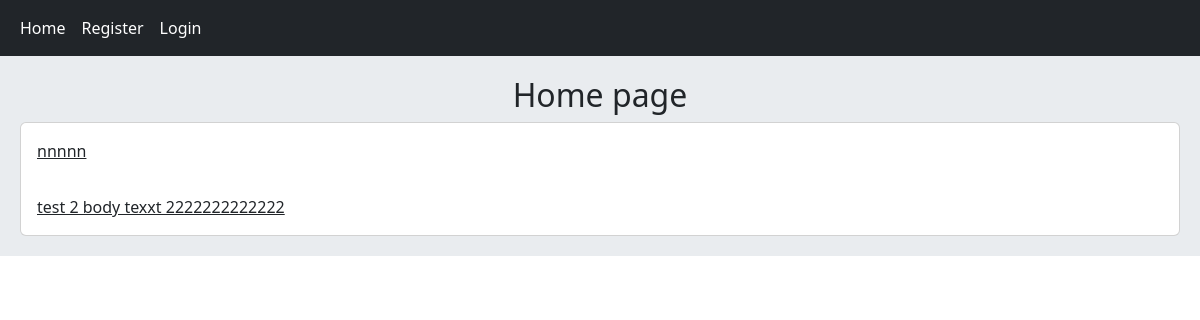
/, run on an earlier commit of the app's database.
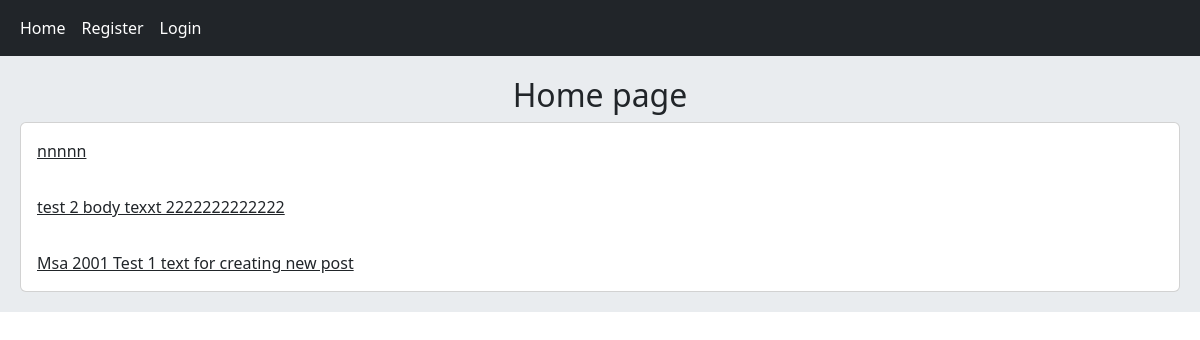
And on a later commit of the database.
### home/models.py (models this page shows, shortened)
class Post(models.Model):
    user = models.ForeignKey(User, on_delete=models.CASCADE)
    title = models.CharField(max_length=50)
    body = models.TextField(max_length=1000)
    slug = models.SlugField()
    created = models.DateTimeField(auto_now_add=True)
    updated = models.DateTimeField(auto_now=True)
    def get_absolute_url(self):
        return reverse('home:post_detail', args=[self.id, self.slug])

### home/views.py (the view)
# urls.py: path('', views.HomeView.as_view(), name='home'),
class HomeView(View):
    def get(self, request):
        posts = Post.objects.all()
        return render(request, 'home/index.html', {'posts': posts})

### home/templates/home/index.html
{% extends 'base.html' %}
{% block content %}
    <h2 class="text-center">Home page</h2>
    <div class="card">
    {% for post in posts %}
        <a class="card-body" href="{{ post.get_absolute_url }}">{{ post.body|truncatewords:10 }}</a>
    {% endfor %}
    </div>
{% endblock %}

### templates/base.html (shortened to what this page needs)
<!DOCTYPE html>
<html lang="en">
<head>
    <link href="https://cdn.jsdelivr.net/npm/bootstrap@5.2.2/dist/css/bootstrap.min.css" rel="stylesheet"
>
</head>
<body>
{% include 'includes/navbar.html' %}
<div class="jumbotron">
    {% block content %}
    {% endblock %}
</div>
</body>
</html>

### templates/includes/navbar.html
<nav class="navbar navbar-expand-lg navbar-dark bg-dark">
    <div class="container-fluid">
        <div class="navbar-nav">
            <a class="nav-link active" href="{% url 'home:home' %}">Home</a>
            {% if request.user.is_authenticated %}
                <a class="nav-link active" href="{% url 'account:profile' request.user.id  %}">{{ request.user.username }}</a>
                <a class="nav-link active" href="{% url 'account:logout' %}">Logout</a>
            {% else %}
                <a class="nav-link active" href="{% url 'account:register' %}">Register</a>
                <a class="nav-link active" href="{% url 'account:login' %}">Login</a>
            {% endif %}
        </div>
    </div>
</nav>

### templates/base.html (style rules this page uses)
.jumbotron { padding: 20px; margin-bottom: 20px; background-color: #e9ecef; }

What changed in the data, as far as the page shows it:
added Post: body "Msa 2001 Test 1 text for creating new post"
